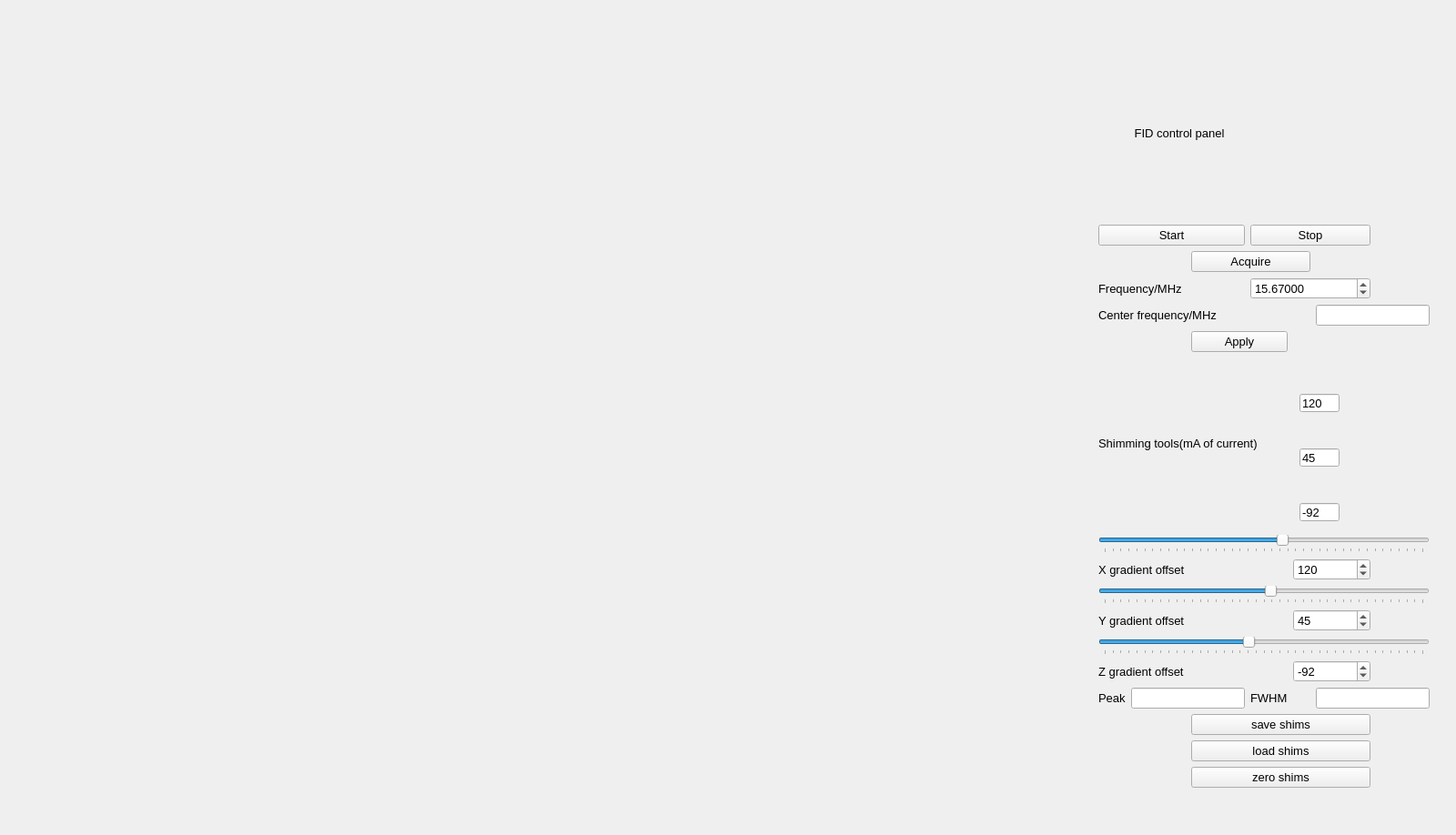
<?xml version="1.0" encoding="UTF-8"?>
<ui version="4.0">
 <class>mri_fid_Widget</class>
 <widget class="QWidget" name="mri_fid_Widget">
  <property name="geometry">
   <rect>
    <x>0</x>
    <y>0</y>
    <width>1600</width>
    <height>918</height>
   </rect>
  </property>
  <property name="windowTitle">
   <string>FID</string>
  </property>
  <layout class="QHBoxLayout" name="horizontalLayout">
   <item>
    <widget class="QWidget" name="plotWidget" native="true">
     <property name="sizePolicy">
      <sizepolicy hsizetype="Preferred" vsizetype="Preferred">
       <horstretch>0</horstretch>
       <verstretch>0</verstretch>
      </sizepolicy>
     </property>
     <property name="minimumSize">
      <size>
       <width>0</width>
       <height>0</height>
      </size>
     </property>
     <layout class="QVBoxLayout" name="plotLayout"/>
    </widget>
   </item>
   <item>
    <widget class="QWidget" name="controlWidget" native="true">
     <property name="enabled">
      <bool>true</bool>
     </property>
     <property name="sizePolicy">
      <sizepolicy hsizetype="Fixed" vsizetype="Fixed">
       <horstretch>0</horstretch>
       <verstretch>0</verstretch>
      </sizepolicy>
     </property>
     <property name="minimumSize">
      <size>
       <width>400</width>
       <height>850</height>
      </size>
     </property>
     <property name="font">
      <font>
       <pointsize>10</pointsize>
      </font>
     </property>
     <layout class="QHBoxLayout" name="horizontalLayout_2">
      <item>
       <widget class="QWidget" name="widget" native="true">
        <layout class="QGridLayout" name="gridLayout">
         <item row="0" column="1" colspan="5">
          <widget class="QLabel" name="FIDLabel">
           <property name="text">
            <string> FID control panel</string>
           </property>
          </widget>
         </item>
         <item row="1" column="0" colspan="3">
          <widget class="QPushButton" name="startButton">
           <property name="text">
            <string>Start</string>
           </property>
          </widget>
         </item>
         <item row="1" column="3" colspan="3">
          <widget class="QPushButton" name="stopButton">
           <property name="text">
            <string>Stop</string>
           </property>
          </widget>
         </item>
         <item row="2" column="0" colspan="2">
          <widget class="QLabel" name="freqLabel_2">
           <property name="text">
            <string/>
           </property>
          </widget>
         </item>
         <item row="2" column="2" colspan="3">
          <widget class="QPushButton" name="acquireButton">
           <property name="text">
            <string>Acquire</string>
           </property>
          </widget>
         </item>
         <item row="3" column="0" colspan="3">
          <widget class="QLabel" name="freqLabel">
           <property name="text">
            <string>Frequency/MHz</string>
           </property>
          </widget>
         </item>
         <item row="3" column="3" colspan="3">
          <widget class="QDoubleSpinBox" name="freqValue">
           <property name="font">
            <font>
             <pointsize>10</pointsize>
            </font>
           </property>
           <property name="decimals">
            <number>5</number>
           </property>
           <property name="maximum">
            <double>60.000000000000000</double>
           </property>
           <property name="singleStep">
            <double>0.001000000000000</double>
           </property>
           <property name="value">
            <double>15.670000000000000</double>
           </property>
          </widget>
         </item>
         <item row="3" column="6">
          <layout class="QVBoxLayout" name="checkBoxLayout"/>
         </item>
         <item row="4" column="0" colspan="5">
          <widget class="QLabel" name="centerFreqLabel">
           <property name="text">
            <string>Center frequency/MHz</string>
           </property>
          </widget>
         </item>
         <item row="4" column="5" colspan="2">
          <widget class="QLineEdit" name="centerFreq">
           <property name="text">
            <string/>
           </property>
          </widget>
         </item>
         <item row="5" column="2" colspan="2">
          <widget class="QPushButton" name="applyFreqButton">
           <property name="text">
            <string>Apply</string>
           </property>
          </widget>
         </item>
         <item row="6" column="0" colspan="7">
          <widget class="QLabel" name="shimmingLabel">
           <property name="text">
            <string>Shimming tools(mA of current)</string>
           </property>
          </widget>
         </item>
         <item row="7" column="0" colspan="7">
          <widget class="QSlider" name="horizontalSlider_x">
           <property name="minimum">
            <number>-1000</number>
           </property>
           <property name="maximum">
            <number>1000</number>
           </property>
           <property name="value">
            <number>120</number>
           </property>
           <property name="orientation">
            <enum>Qt::Horizontal</enum>
           </property>
           <property name="invertedAppearance">
            <bool>false</bool>
           </property>
           <property name="tickPosition">
            <enum>QSlider::TicksBelow</enum>
           </property>
           <property name="tickInterval">
            <number>50</number>
           </property>
          </widget>
         </item>
         <item row="8" column="0" colspan="4">
          <widget class="QLabel" name="gradoffsetLabel_x">
           <property name="text">
            <string>X gradient offset</string>
           </property>
          </widget>
         </item>
         <item row="8" column="4" colspan="2">
          <widget class="QSpinBox" name="gradOffset_x">
           <property name="minimum">
            <number>-1000</number>
           </property>
           <property name="maximum">
            <number>1000</number>
           </property>
           <property name="value">
            <number>120</number>
           </property>
          </widget>
         </item>
         <item row="9" column="0" colspan="7">
          <widget class="QSlider" name="horizontalSlider_y">
           <property name="minimum">
            <number>-1000</number>
           </property>
           <property name="maximum">
            <number>1000</number>
           </property>
           <property name="value">
            <number>45</number>
           </property>
           <property name="orientation">
            <enum>Qt::Horizontal</enum>
           </property>
           <property name="invertedAppearance">
            <bool>false</bool>
           </property>
           <property name="tickPosition">
            <enum>QSlider::TicksBelow</enum>
           </property>
           <property name="tickInterval">
            <number>50</number>
           </property>
          </widget>
         </item>
         <item row="10" column="0" colspan="4">
          <widget class="QLabel" name="gradoffsetLabel_y">
           <property name="text">
            <string>Y gradient offset</string>
           </property>
          </widget>
         </item>
         <item row="10" column="4" colspan="2">
          <widget class="QSpinBox" name="gradOffset_y">
           <property name="minimum">
            <number>-1000</number>
           </property>
           <property name="maximum">
            <number>1000</number>
           </property>
           <property name="value">
            <number>45</number>
           </property>
          </widget>
         </item>
         <item row="11" column="0" colspan="7">
          <widget class="QSlider" name="horizontalSlider_z">
           <property name="minimum">
            <number>-1000</number>
           </property>
           <property name="maximum">
            <number>1000</number>
           </property>
           <property name="value">
            <number>-92</number>
           </property>
           <property name="orientation">
            <enum>Qt::Horizontal</enum>
           </property>
           <property name="invertedAppearance">
            <bool>false</bool>
           </property>
           <property name="tickPosition">
            <enum>QSlider::TicksBelow</enum>
           </property>
           <property name="tickInterval">
            <number>50</number>
           </property>
          </widget>
         </item>
         <item row="12" column="0" colspan="4">
          <widget class="QLabel" name="gradoffsetLabel_z">
           <property name="text">
            <string>Z gradient offset</string>
           </property>
          </widget>
         </item>
         <item row="12" column="4" colspan="2">
          <widget class="QSpinBox" name="gradOffset_z">
           <property name="minimum">
            <number>-1000</number>
           </property>
           <property name="maximum">
            <number>1000</number>
           </property>
           <property name="value">
            <number>-92</number>
           </property>
          </widget>
         </item>
         <item row="13" column="0">
          <widget class="QLabel" name="peakLabel">
           <property name="text">
            <string>Peak</string>
           </property>
          </widget>
         </item>
         <item row="13" column="1" colspan="2">
          <widget class="QLineEdit" name="peak">
           <property name="text">
            <string/>
           </property>
          </widget>
         </item>
         <item row="13" column="3">
          <widget class="QLabel" name="fwhmLabel">
           <property name="text">
            <string>FWHM</string>
           </property>
          </widget>
         </item>
         <item row="13" column="5" colspan="2">
          <widget class="QLineEdit" name="fwhm">
           <property name="text">
            <string/>
           </property>
          </widget>
         </item>
         <item row="14" column="2" colspan="4">
          <widget class="QPushButton" name="saveShimButton">
           <property name="text">
            <string>save shims</string>
           </property>
          </widget>
         </item>
         <item row="15" column="2" colspan="4">
          <widget class="QPushButton" name="loadShimButton">
           <property name="text">
            <string>load shims</string>
           </property>
          </widget>
         </item>
         <item row="16" column="2" colspan="4">
          <widget class="QPushButton" name="zeroShimButton">
           <property name="text">
            <string>zero shims</string>
           </property>
          </widget>
         </item>
        </layout>
        <widget class="QLineEdit" name="gradOffset_disp_x">
         <property name="enabled">
          <bool>true</bool>
         </property>
         <property name="geometry">
          <rect>
           <x>230</x>
           <y>390</y>
           <width>44</width>
           <height>20</height>
          </rect>
         </property>
         <property name="text">
          <string>120</string>
         </property>
        </widget>
        <widget class="QLineEdit" name="gradOffset_disp_y">
         <property name="enabled">
          <bool>true</bool>
         </property>
         <property name="geometry">
          <rect>
           <x>230</x>
           <y>450</y>
           <width>44</width>
           <height>20</height>
          </rect>
         </property>
         <property name="text">
          <string>45</string>
         </property>
        </widget>
        <widget class="QLineEdit" name="gradOffset_disp_z">
         <property name="enabled">
          <bool>true</bool>
         </property>
         <property name="geometry">
          <rect>
           <x>230</x>
           <y>510</y>
           <width>44</width>
           <height>20</height>
          </rect>
         </property>
         <property name="text">
          <string>-92</string>
         </property>
        </widget>
       </widget>
      </item>
     </layout>
    </widget>
   </item>
  </layout>
 </widget>
 <resources/>
 <connections/>
</ui>
